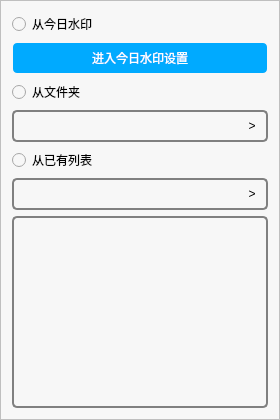
            <widget class="QFrame" name="frame_19">
             <property name="styleSheet">
              <string notr="true">background-color: rgb(247, 247, 247);</string>
             </property>
             <property name="frameShape">
              <enum>QFrame::StyledPanel</enum>
             </property>
             <property name="frameShadow">
              <enum>QFrame::Raised</enum>
             </property>
             <layout class="QVBoxLayout" name="verticalLayout_11">
              <item>
               <widget class="QRadioButton" name="radioButton">
                <property name="minimumSize">
                 <size>
                  <width>0</width>
                  <height>20</height>
                 </size>
                </property>
                <property name="text">
                 <string>从今日水印</string>
                </property>
               </widget>
              </item>
              <item>
               <widget class="QPushButton" name="pushButton_6">
                <property name="minimumSize">
                 <size>
                  <width>0</width>
                  <height>32</height>
                 </size>
                </property>
                <property name="maximumSize">
                 <size>
                  <width>16777215</width>
                  <height>32</height>
                 </size>
                </property>
                <property name="styleSheet">
                 <string notr="true">background-color: rgb(0, 170, 255);
color: rgb(255, 255, 255);
border-radius:5px;
border: 2px solid rgba(255, 255, 255, 0);</string>
                </property>
                <property name="text">
                 <string>进入今日水印设置</string>
                </property>
                <property name="flat">
                 <bool>false</bool>
                </property>
               </widget>
              </item>
              <item>
               <widget class="QRadioButton" name="radioButton_7">
                <property name="minimumSize">
                 <size>
                  <width>0</width>
                  <height>20</height>
                 </size>
                </property>
                <property name="text">
                 <string>从文件夹</string>
                </property>
               </widget>
              </item>
              <item>
               <widget class="QFrame" name="frame_27">
                <property name="sizePolicy">
                 <sizepolicy hsizetype="Preferred" vsizetype="Fixed">
                  <horstretch>0</horstretch>
                  <verstretch>0</verstretch>
                 </sizepolicy>
                </property>
                <property name="minimumSize">
                 <size>
                  <width>0</width>
                  <height>32</height>
                 </size>
                </property>
                <property name="maximumSize">
                 <size>
                  <width>16777215</width>
                  <height>32</height>
                 </size>
                </property>
                <property name="styleSheet">
                 <string notr="true">border-radius: 5px;
border: 2px  grey;
border-style: solid;</string>
                </property>
                <property name="frameShape">
                 <enum>QFrame::StyledPanel</enum>
                </property>
                <property name="frameShadow">
                 <enum>QFrame::Raised</enum>
                </property>
                <layout class="QHBoxLayout" name="horizontalLayout_15">
                 <property name="spacing">
                  <number>0</number>
                 </property>
                 <property name="leftMargin">
                  <number>0</number>
                 </property>
                 <property name="topMargin">
                  <number>0</number>
                 </property>
                 <property name="rightMargin">
                  <number>0</number>
                 </property>
                 <property name="bottomMargin">
                  <number>0</number>
                 </property>
                 <item>
                  <widget class="QLineEdit" name="lineEdit_6">
                   <property name="minimumSize">
                    <size>
                     <width>0</width>
                     <height>28</height>
                    </size>
                   </property>
                   <property name="maximumSize">
                    <size>
                     <width>16777215</width>
                     <height>28</height>
                    </size>
                   </property>
                   <property name="styleSheet">
                    <string notr="true">border: 0px</string>
                   </property>
                  </widget>
                 </item>
                 <item>
                  <widget class="QPushButton" name="pushButton_20">
                   <property name="sizePolicy">
                    <sizepolicy hsizetype="Fixed" vsizetype="Fixed">
                     <horstretch>0</horstretch>
                     <verstretch>0</verstretch>
                    </sizepolicy>
                   </property>
                   <property name="minimumSize">
                    <size>
                     <width>28</width>
                     <height>28</height>
                    </size>
                   </property>
                   <property name="maximumSize">
                    <size>
                     <width>28</width>
                     <height>28</height>
                    </size>
                   </property>
                   <property name="styleSheet">
                    <string notr="true">border:0px</string>
                   </property>
                   <property name="text">
                    <string>&gt;</string>
                   </property>
                  </widget>
                 </item>
                </layout>
               </widget>
              </item>
              <item>
               <widget class="QRadioButton" name="radioButton_6">
                <property name="minimumSize">
                 <size>
                  <width>0</width>
                  <height>20</height>
                 </size>
                </property>
                <property name="text">
                 <string>从已有列表</string>
                </property>
               </widget>
              </item>
              <item>
               <widget class="QFrame" name="frame_36">
                <property name="sizePolicy">
                 <sizepolicy hsizetype="Preferred" vsizetype="Fixed">
                  <horstretch>0</horstretch>
                  <verstretch>0</verstretch>
                 </sizepolicy>
                </property>
                <property name="minimumSize">
                 <size>
                  <width>0</width>
                  <height>32</height>
                 </size>
                </property>
                <property name="maximumSize">
                 <size>
                  <width>16777215</width>
                  <height>32</height>
                 </size>
                </property>
                <property name="styleSheet">
                 <string notr="true">border-radius: 5px;
border: 2px grey;
border-style: solid;</string>
                </property>
                <property name="frameShape">
                 <enum>QFrame::StyledPanel</enum>
                </property>
                <property name="frameShadow">
                 <enum>QFrame::Raised</enum>
                </property>
                <layout class="QHBoxLayout" name="horizontalLayout_22">
                 <property name="spacing">
                  <number>0</number>
                 </property>
                 <property name="leftMargin">
                  <number>0</number>
                 </property>
                 <property name="topMargin">
                  <number>0</number>
                 </property>
                 <property name="rightMargin">
                  <number>0</number>
                 </property>
                 <property name="bottomMargin">
                  <number>0</number>
                 </property>
                 <item>
                  <widget class="QLineEdit" name="lineEdit_11">
                   <property name="minimumSize">
                    <size>
                     <width>0</width>
                     <height>28</height>
                    </size>
                   </property>
                   <property name="maximumSize">
                    <size>
                     <width>16777215</width>
                     <height>28</height>
                    </size>
                   </property>
                   <property name="styleSheet">
                    <string notr="true">border: 0px</string>
                   </property>
                  </widget>
                 </item>
                 <item>
                  <widget class="QPushButton" name="pushButton_21">
                   <property name="sizePolicy">
                    <sizepolicy hsizetype="Fixed" vsizetype="Fixed">
                     <horstretch>0</horstretch>
                     <verstretch>0</verstretch>
                    </sizepolicy>
                   </property>
                   <property name="minimumSize">
                    <size>
                     <width>28</width>
                     <height>28</height>
                    </size>
                   </property>
                   <property name="maximumSize">
                    <size>
                     <width>28</width>
                     <height>28</height>
                    </size>
                   </property>
                   <property name="styleSheet">
                    <string notr="true">border:0px</string>
                   </property>
                   <property name="text">
                    <string>&gt;</string>
                   </property>
                  </widget>
                 </item>
                </layout>
               </widget>
              </item>
              <item>
               <widget class="QListView" name="listView_3">
                <property name="styleSheet">
                 <string notr="true">border-radius: 5px;
border: 2px grey;
border-style: solid;</string>
                </property>
               </widget>
              </item>
             </layout>
            </widget>
